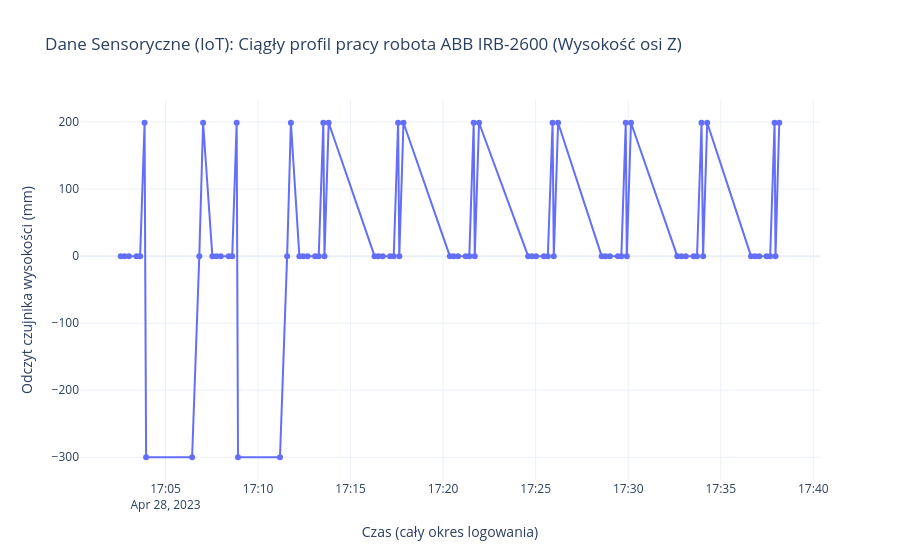

Source (notebook cell):
### Code cell
import os
import yaml
from yaml import CSafeLoader as SafeLoader
import pandas as pd
import plotly.express as px

data_folder = 'data'
file_list =[f for f in os.listdir(data_folder) if os.path.isfile(os.path.join(data_folder, f))]
global_sensors =[]
for file_name in file_list:
    try:
        with open(os.path.join(data_folder, file_name), 'r', encoding='utf-8') as file:
            for doc in yaml.load_all(file, Loader=SafeLoader):
                if not doc or 'event' not in doc:
                    continue
                
                ev = doc['event']
                timestamp = ev.get('time:timestamp')
                
                if not timestamp:
                    continue
                if 'data' in ev and isinstance(ev['data'], list):
                    for item in ev['data']:
                        if item.get('name') == 'z':
                            try:
                                z_val = float(item.get('value'))
                                global_sensors.append({
                                    'timestamp': timestamp,
                                    'sensor_z': z_val
                                })
                            except:
                                pass
                            break
    except Exception:
        pass

df_global_sensor = pd.DataFrame(global_sensors)
if not df_global_sensor.empty:
    df_global_sensor['timestamp'] = pd.to_datetime(df_global_sensor['timestamp'], errors='coerce')
    df_global_sensor = df_global_sensor.dropna().sort_values('timestamp').reset_index(drop=True)
    print(f"Pomyślnie wyekstrahowano {len(df_global_sensor)} odczytów sensorycznych.")
    fig = px.line(df_global_sensor, 
                  x='timestamp', 
                  y='sensor_z', 
                  markers=True,
                  title="Dane Sensoryczne (IoT): Ciągły profil pracy robota ABB IRB-2600 (Wysokość osi Z)",
                  labels={'timestamp': 'Czas (cały okres logowania)', 'sensor_z': 'Odczyt czujnika wysokości (mm)'})
    
    fig.update_layout(template="plotly_white")
    fig.show()
else:
    print("Nie znaleziono danych z czujników.")

### Figure 1 — Plotly figure (JSON) as saved in the notebook; plotly's stock layout.template omitted (floating-point values rounded to 4 significant figures)
{"data": [{"hovertemplate": "Czas (cały okres logowania)=%{x}<br>Odczyt czujnika wysokości (mm)=%{y}<extra></extra>", "legendgroup": "", "line": {"color": "#636efa", "dash": "solid"}, "marker": {"symbol": "circle"}, "mode": "lines+markers", "name": "", "orientation": "v", "showlegend": false, "type": "scatter", "x": ["2023-04-28T17:02:34.724000", "2023-04-28T17:02:46.978000", "2023-04-28T17:03:00.992000", "2023-04-28T17:03:25.729000", "2023-04-28T17:03:37.604000", "2023-04-28T17:03:51.993000", "2023-04-28T17:03:56.909000", "2023-04-28T17:06:26.097000", "2023-04-28T17:06:49.399000", "2023-04-28T17:07:01.729000", "2023-04-28T17:07:31.784000", "2023-04-28T17:07:44.534000", "2023-04-28T17:07:58.970000", "2023-04-28T17:08:24.809000", "2023-04-28T17:08:36.133000", "2023-04-28T17:08:50.555000", "2023-04-28T17:08:54.905000", "2023-04-28T17:11:10.988000", "2023-04-28T17:11:34.105000", "2023-04-28T17:11:46.320000", "2023-04-28T17:12:13.913000", "2023-04-28T17:12:26.095000", "2023-04-28T17:12:40.535000", "2023-04-28T17:13:04.909000", "2023-04-28T17:13:16.521000", "2023-04-28T17:13:31.495000", "2023-04-28T17:13:35.172000", "2023-04-28T17:13:48.872000", "2023-04-28T17:16:17.708000", "2023-04-28T17:16:29.918000", "2023-04-28T17:16:43.865000", "2023-04-28T17:17:08.010000", "2023-04-28T17:17:19.824000", "2023-04-28T17:17:33.963000", "2023-04-28T17:17:37.811000", "2023-04-28T17:17:51.383000", "2023-04-28T17:20:21.749000", "2023-04-28T17:20:33.775000", "2023-04-28T17:20:48.313000", "2023-04-28T17:21:13.051000", "2023-04-28T17:21:24.737000", "2023-04-28T17:21:39.058000", "2023-04-28T17:21:42.460000", "2023-04-28T17:21:56.328000", "2023-04-28T17:24:35.555000", "2023-04-28T17:24:47.883000", "2023-04-28T17:25:01.225000", "2023-04-28T17:25:26.638000", "2023-04-28T17:25:39.461000", "2023-04-28T17:25:54.750000", "2023-04-28T17:25:58.719000", "2023-04-28T17:26:12.641000", "2023-04-28T17:28:34.009000", "2023-04-28T17:28:46.374000", "2023-04-28T17:29:00.666000", "2023-04-28T17:29:26.464000", "2023-04-28T17:29:37.711000", "2023-04-28T17:29:51.964000", "2023-04-28T17:29:55.425000", "2023-04-28T17:30:08.970000", "2023-04-28T17:32:39.127000", "2023-04-28T17:32:52.497000", "2023-04-28T17:33:06.786000", "2023-04-28T17:33:32.060000", "2023-04-28T17:33:43.086000", "2023-04-28T17:33:57.686000", "2023-04-28T17:34:02.777000", "2023-04-28T17:34:16.097000", "2023-04-28T17:36:38.201000", "2023-04-28T17:36:51.022000", "2023-04-28T17:37:04.844000", "2023-04-28T17:37:28.727000", "2023-04-28T17:37:40.281000", "2023-04-28T17:37:54.501000", "2023-04-28T17:37:57.526000", "2023-04-28T17:38:09.681000"], "xaxis": "x", "y": [0.0, 0.0, 0.0, 0.0, 0.0, 199.0, -300.0, -300.0, 0.0, 199.0, 0.0, 0.0, 0.0, 0.0, 0.0, 199.0, -300.0, -300.0, 0.0, 199.0, 0.0, 0.0, 0.0, 0.0, 0.0, 199.0, 0.0, 199.0, 0.0, 0.0, 0.0, 0.0, 0.0, 199.0, 0.0, 199.0, 0.0, 0.0, 0.0, 0.0, 0.0, 199.0, 0.0, 199.0, 0.0, 0.0, 0.0, 0.0, 0.0, 199.0, 0.0, 199.0, 0.0, 0.0, 0.0, 0.0, 0.0, 199.0, 0.0, 199.0, 0.0, 0.0, 0.0, 0.0, 0.0, 199.0, 0.0, 199.0, 0.0, 0.0, 0.0, 0.0, 0.0, 199.0, 0.0, 199.0], "yaxis": "y"}], "layout": {"legend": {"tracegroupgap": 0}, "title": {"text": "Dane Sensoryczne (IoT): Ciągły profil pracy robota ABB IRB-2600 (Wysokość osi Z)"}, "xaxis": {"anchor": "y", "domain": [0, 1], "title": {"text": "Czas (cały okres logowania)"}}, "yaxis": {"anchor": "x", "domain": [0, 1], "title": {"text": "Odczyt czujnika wysokości (mm)"}}}}
